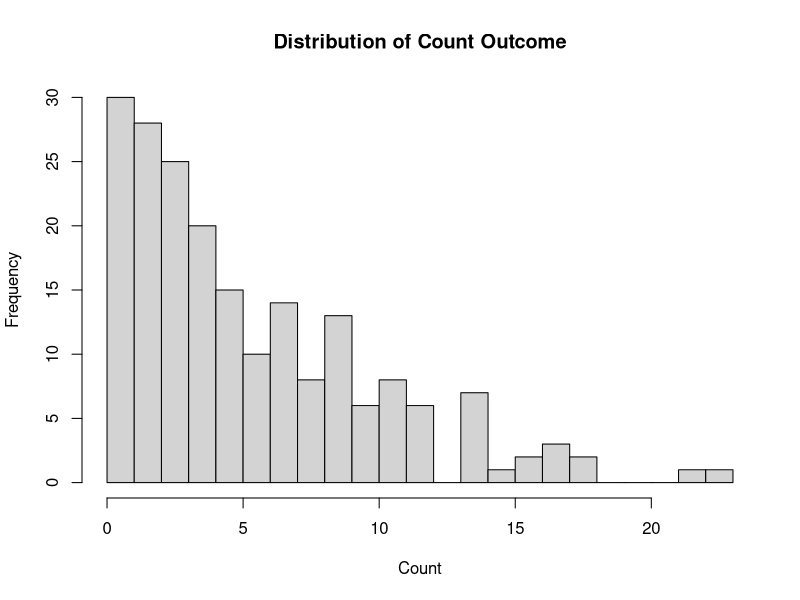
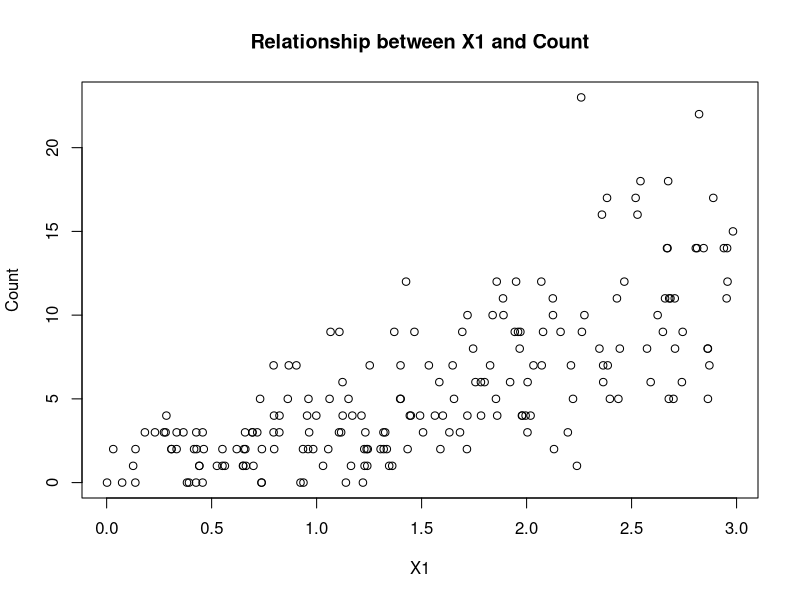
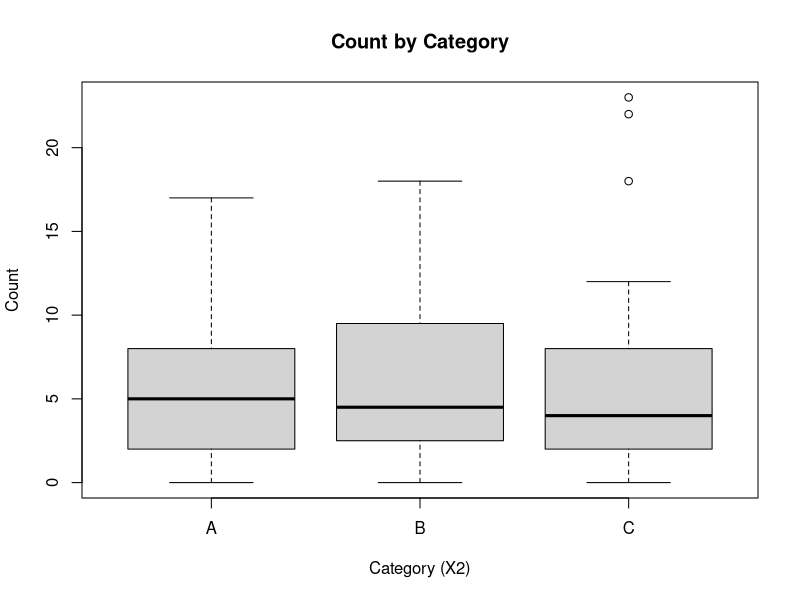

These charts were generated, in order, by the following R code:
# Generate synthetic data for Poisson regression
set.seed(123)
n <- 200  # sample size
x1 <- runif(n, 0, 3)  # continuous predictor
x2 <- factor(sample(LETTERS[1:3], n, replace = TRUE))  # categorical predictor
offset_var <- runif(n, 0.5, 2)  # exposure variable (e.g., time, area)

# Generate count outcome based on Poisson model
log_mu <- 0.3 + 0.7 * x1 + log(offset_var)  # log(expected count)
mu <- exp(log_mu)  # expected count
y <- rpois(n, mu)  # generate count based on Poisson distribution

# Combine into a data frame
df <- data.frame(y = y, x1 = x1, x2 = x2, offset_var = offset_var)

# Descriptive statistics
summary(df)
table(df$y)  # frequency distribution of counts
aggregate(y ~ x2, data = df, FUN = mean)  # mean counts by group

# Visualization
hist(df$y, breaks = 20, main = "Distribution of Count Outcome", xlab = "Count")
plot(x1, y, main = "Relationship between X1 and Count", xlab = "X1", ylab = "Count")
boxplot(y ~ x2, data = df, main = "Count by Category", xlab = "Category (X2)", ylab = "Count")

# Model fitting
model <- glm(y ~ x1 + x2 + offset(log(offset_var)), family = poisson, data = df)
summary(model)

# Check for overdispersion
dispersion <- sum(residuals(model, type = "pearson")^2) / model$df.residual
cat("Dispersion parameter:", dispersion, "\n")

# If overdispersion is present (parameter much > 1), consider negative binomial instead
if (dispersion > 1.5) {
  library(MASS)
  nb_model <- glm.nb(y ~ x1 + x2 + offset(log(offset_var)), data = df)
  summary(nb_model)
}

# Predictions
new_data <- data.frame(
  x1 = c(0.5, 1.5, 2.5),
  x2 = factor(c("A", "B", "C"), levels = c("A", "B", "C")),
  offset_var = c(1, 1, 1)
)
predicted_counts <- predict(model, newdata = new_data, type = "response")
print(cbind(new_data, predicted_count = predicted_counts))

# Effect sizes (interpreted as rate ratios)
exp(coef(model))
conf_int <- exp(confint(model))
print(cbind("Rate Ratio" = exp(coef(model)), conf_int)) 